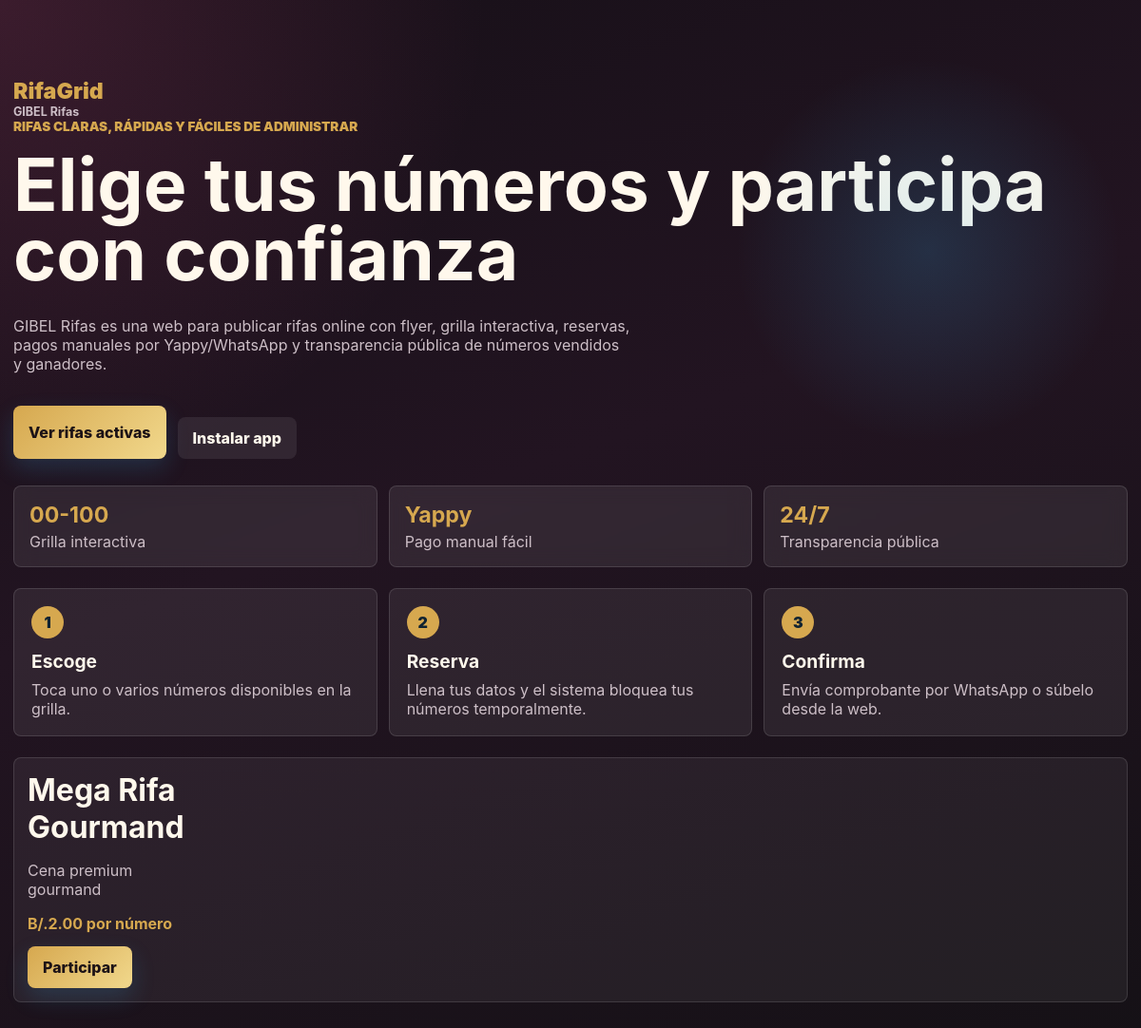
The page /public/index.php on the database its author committed.
### tables this page shows
CREATE TABLE raffles (
  id INT UNSIGNED AUTO_INCREMENT PRIMARY KEY,
  title VARCHAR(180) NOT NULL,
  slug VARCHAR(190) NOT NULL UNIQUE,
  description TEXT NULL,
  flyer_path VARCHAR(255) NULL,
  first_prize VARCHAR(180) NOT NULL,
  second_prize VARCHAR(180) NULL,
  third_prize VARCHAR(180) NULL,
  price_per_number DECIMAL(10,2) NOT NULL,
  draw_date DATETIME NULL,
  draw_method VARCHAR(180) NOT NULL DEFAULT 'Sorteo manual',
  number_min INT NOT NULL DEFAULT 0,
  number_max INT NOT NULL DEFAULT 100,
  reservation_minutes INT NOT NULL DEFAULT 20,
  yappy_number VARCHAR(60) NULL,
  contact_whatsapp VARCHAR(60) NULL,
  paypal_link VARCHAR(255) NULL,
  bank_info TEXT NULL,
  lnb_url VARCHAR(255) NOT NULL DEFAULT 'https://www.lnb.gob.pa/',
  status ENUM('draft','active','closed','drawn') NOT NULL DEFAULT 'draft',
  theme VARCHAR(40) NOT NULL DEFAULT 'clean_sky',
  primary_color VARCHAR(20) NOT NULL DEFAULT '#38aeea',
  accent_color VARCHAR(20) NOT NULL DEFAULT '#f06292',
  background_color VARCHAR(20) NOT NULL DEFAULT '#eaf8ff',
  grid_style VARCHAR(40) NOT NULL DEFAULT 'soft_cards',
  item_cost DECIMAL(10,2) NOT NULL DEFAULT 0.00,
  points_per_amount DECIMAL(10,2) NOT NULL DEFAULT 2.00,
  points_for_free_number INT NOT NULL DEFAULT 10,
  created_by INT UNSIGNED NULL,
  created_at DATETIME NOT NULL DEFAULT CURRENT_TIMESTAMP,
  updated_at DATETIME NULL ON UPDATE CURRENT_TIMESTAMP,
  INDEX idx_raffles_status (status),
  CONSTRAINT fk_raffles_admin FOREIGN KEY (created_by) REFERENCES admins(id) ON DELETE SET NULL
);

### config/database.php (called while the page is built, shortened)
<?php
require_once __DIR__ . '/app.php';
function db(): PDO
{
    $dsn = sprintf(
        'mysql:host=%s;dbname=%s;charset=utf8mb4',
        config_value('DB_HOST'),
        config_value('DB_NAME')
    );
    $pdo = new PDO($dsn, (string) config_value('DB_USER'), (string) config_value('DB_PASS'), [
        PDO::ATTR_ERRMODE => PDO::ERRMODE_EXCEPTION,
        PDO::ATTR_DEFAULT_FETCH_MODE => PDO::FETCH_ASSOC,
        PDO::ATTR_EMULATE_PREPARES => false,
    ]);
    return $pdo;
}

### config/app.php (called while the page is built, shortened)
<?php
function e(?string $value): string
{
    return htmlspecialchars((string) $value, ENT_QUOTES, 'UTF-8');
}
function money_fmt(float|int|string $amount): string
{
    return 'B/.' . number_format((float) $amount, 2);
}

### public/index.php (the view, shortened to what this page needs)
<?php
require_once __DIR__ . '/../config/database.php';
$raffles = db()->query("SELECT * FROM raffles WHERE status IN ('active','closed','drawn') ORDER BY created_at DESC")->fetchAll();
?>
<!doctype html>
<html lang="es">
<head>
    <link rel="stylesheet" href="assets/css/app.css">
</head>
<body class="public-shell">
<main class="home home-polished">
    <header class="home-hero">
        <div class="brand">RifaGrid<span>GIBEL Rifas</span></div>
        <span class="home-kicker">Rifas claras, rápidas y fáciles de administrar</span>
        <h1>Elige tus números y participa con confianza</h1>
        <p>GIBEL Rifas es una web para publicar rifas online con flyer, grilla interactiva, reservas, pagos manuales por Yappy/WhatsApp y transparencia pública de números vendidos y ganadores.</p>
        <div class="home-actions">
            <?php if ($raffles): ?><a class="button" href="#rifas-activas">Ver rifas activas</a><?php endif; ?>
            <button class="button button-ghost pwa-install" type="button" data-pwa-install data-always-visible="1">Instalar app</button>
        </div>
    </header>
    <section class="home-stats" aria-label="Ventajas">
        <article><strong>00-100</strong><span>Grilla interactiva</span></article>
        <article><strong>Yappy</strong><span>Pago manual fácil</span></article>
        <article><strong>24/7</strong><span>Transparencia pública</span></article>
    </section>
    <section class="how-it-works">
        <article><span>1</span><strong>Escoge</strong><p>Toca uno o varios números disponibles en la grilla.</p></article>
        <article><span>2</span><strong>Reserva</strong><p>Llena tus datos y el sistema bloquea tus números temporalmente.</p></article>
        <article><span>3</span><strong>Confirma</strong><p>Envía comprobante por WhatsApp o súbelo desde la web.</p></article>
    </section>
    <section class="raffle-list" id="rifas-activas">
        <?php foreach ($raffles as $raffle): ?>
            <article class="raffle-card">
                <div>
                    <h2><?= e($raffle['title']) ?></h2>
                    <p><?= e($raffle['first_prize']) ?></p>
                    <strong><?= money_fmt($raffle['price_per_number']) ?> por número</strong>
                    <a class="button" href="rifa.php?slug=<?= e($raffle['slug']) ?>">Participar</a>
                </div>
            </article>
        <?php endforeach; ?>
    </section>
</main>
</body>
</html>

### public/assets/css/app.css (style rules this page uses)
:root { --bg: #171018; --panel: #241924; --panel-2: #301f2a; --text: #fff8ec; --muted: #cdbfc7; --primary: #d6a84f; --accent: #e0528d; --success: #33c47a; --danger: #ff6868; --reserved: #8b7f90; --sold: #4b434f; --border: rgba(255, 255, 255, .12); font-family: Inter, ui-sans-serif, system-ui, -apple-system, BlinkMacSystemFont, "Segoe UI", sans-serif; }
* { box-sizing: border-box; }
body { margin: 0; background: var(--bg); color: var(--text); }
a { color: inherit; }
input, select, textarea, button { font: inherit; }
.button { display: inline-flex; align-items: center; justify-content: center; min-height: 44px; border: 0; border-radius: 8px; padding: 0 16px; background: linear-gradient(135deg, var(--primary), #f1d88c); color: #1c1216; font-weight: 800; text-decoration: none; cursor: pointer; box-shadow: 0 10px 24px rgba(56,174,234,.18); transition: transform .15s ease, box-shadow .15s ease, filter .15s ease; }
.button-ghost { background: rgba(255,255,255,.08); color: var(--text); box-shadow: none; }
.pwa-install { margin-top: 12px; }
.brand { display: inline-grid; color: var(--primary); font-weight: 900; letter-spacing: 0; text-decoration: none; font-size: 1.45rem; }
.brand span { color: var(--muted); font-size: .78rem; font-weight: 700; }
.public-shell { background: radial-gradient(circle at top left, rgba(224,82,141,.18), transparent 32rem), linear-gradient(160deg, #171018 0%, #221421 45%, #151116 100%); min-height: 100vh; }
.home, .raffle-layout { width: min(1120px, calc(100% - 28px)); margin: 0 auto; padding: 28px 0 52px; }
.home-polished { width: min(1180px, calc(100% - 28px)); }
.home-hero { padding: 54px 0 28px; min-height: 340px; display: grid; align-content: center; position: relative; }
.home-hero::after { content: ""; position: absolute; inset: 26px 0 auto auto; width: min(42vw, 420px); aspect-ratio: 1; border-radius: 50%; background: radial-gradient(circle, rgba(56,174,234,.18), transparent 68%); pointer-events: none; }
.home-hero h1, .raffle-info h1 { font-size: clamp(2.1rem, 7vw, 4.8rem); line-height: .95; margin: 18px 0 12px; }
.home-hero p, .raffle-info p { color: var(--muted); max-width: 650px; }
.home-kicker { color: var(--primary); font-weight: 900; text-transform: uppercase; font-size: .85rem; }
.home-actions { display: flex; flex-wrap: wrap; gap: 12px; margin-top: 18px; }
.home-stats { display: grid; grid-template-columns: repeat(3, 1fr); gap: 12px; margin: 0 0 22px; }
.home-stats article { background: rgba(255,255,255,.08); border: 1px solid var(--border); border-radius: 8px; padding: 16px; display: grid; gap: 4px; backdrop-filter: blur(10px); }
.home-stats strong { color: var(--primary); font-size: 1.45rem; }
.home-stats span { color: var(--muted); }
.how-it-works { display: grid; grid-template-columns: repeat(3, 1fr); gap: 12px; margin: 0 0 22px; }
.how-it-works article { background: rgba(255,255,255,.07); border: 1px solid var(--border); border-radius: 8px; padding: 18px; }
.how-it-works span { width: 34px; height: 34px; border-radius: 999px; display: grid; place-items: center; background: var(--primary); color: #102331; font-weight: 900; margin-bottom: 12px; }
.how-it-works strong { font-size: 1.2rem; }
.how-it-works p { color: var(--muted); margin: 8px 0 0; }
.raffle-list { display: grid; gap: 16px; }
.raffle-card { display: grid; grid-template-columns: 160px 1fr; gap: 18px; background: rgba(255,255,255,.06); border: 1px solid var(--border); border-radius: 8px; padding: 14px; transition: transform .18s ease, border-color .18s ease, background .18s ease; }
.raffle-card h2 { margin: 0 0 8px; font-size: clamp(1.35rem, 3vw, 2rem); }
.raffle-card p { color: var(--muted); }
.raffle-card strong { display: block; color: var(--primary); margin: 10px 0 14px; }

### rows shown on the page
raffles: title "Mega Rifa Gourmand", first_prize "Cena premium gourmand", price_per_number "B/.2.00"
